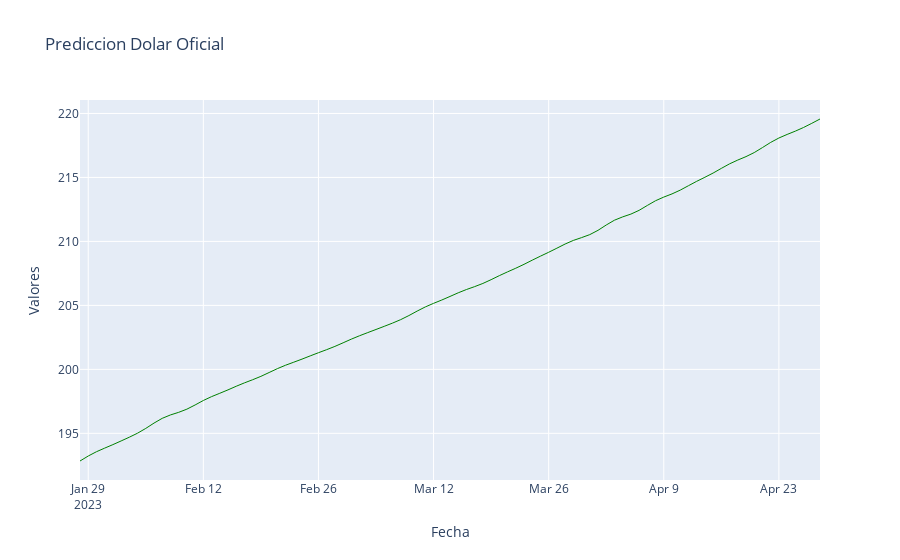

Notebook code for this chart:
### Code cell
import plotly.graph_objs as go
import plotly.offline as pyo

data = []
for i in range(1, len(values_new)):
    if y[i] > y[i-1]:
        color = 'green'
    else:
        color = 'red'
    trace = go.Scatter(x=x[i-1:i+1], y=y[i-1:i+1], mode='lines', line=dict(color=color, width=1), showlegend=False)
    data.append(trace)

layout = go.Layout(title='Prediccion Dolar Oficial', xaxis=dict(title='Fecha'), yaxis=dict(title='Valores'))
fig = go.Figure(data=data, layout=layout)
pyo.iplot(fig)

### Figure 1 — Plotly figure (JSON) as saved in the notebook; plotly's stock layout.template omitted (floating-point values rounded to 4 significant figures)
{"data": [{"line": {"color": "green", "width": 1}, "mode": "lines", "showlegend": false, "type": "scatter", "x": ["2023-01-28", "2023-01-29"], "y": [192.8, 193.2]}, {"line": {"color": "green", "width": 1}, "mode": "lines", "showlegend": false, "type": "scatter", "x": ["2023-01-29", "2023-01-30"], "y": [193.2, 193.6]}, {"line": {"color": "green", "width": 1}, "mode": "lines", "showlegend": false, "type": "scatter", "x": ["2023-01-30", "2023-01-31"], "y": [193.6, 193.8]}, {"line": {"color": "green", "width": 1}, "mode": "lines", "showlegend": false, "type": "scatter", "x": ["2023-01-31", "2023-02-01"], "y": [193.8, 194.1]}, {"line": {"color": "green", "width": 1}, "mode": "lines", "showlegend": false, "type": "scatter", "x": ["2023-02-01", "2023-02-02"], "y": [194.1, 194.4]}, {"line": {"color": "green", "width": 1}, "mode": "lines", "showlegend": false, "type": "scatter", "x": ["2023-02-02", "2023-02-03"], "y": [194.4, 194.7]}, {"line": {"color": "green", "width": 1}, "mode": "lines", "showlegend": false, "type": "scatter", "x": ["2023-02-03", "2023-02-04"], "y": [194.7, 195.0]}, {"line": {"color": "green", "width": 1}, "mode": "lines", "showlegend": false, "type": "scatter", "x": ["2023-02-04", "2023-02-05"], "y": [195.0, 195.4]}, {"line": {"color": "green", "width": 1}, "mode": "lines", "showlegend": false, "type": "scatter", "x": ["2023-02-05", "2023-02-06"], "y": [195.4, 195.8]}, {"line": {"color": "green", "width": 1}, "mode": "lines", "showlegend": false, "type": "scatter", "x": ["2023-02-06", "2023-02-07"], "y": [195.8, 196.2]}, {"line": {"color": "green", "width": 1}, "mode": "lines", "showlegend": false, "type": "scatter", "x": ["2023-02-07", "2023-02-08"], "y": [196.2, 196.4]}, {"line": {"color": "green", "width": 1}, "mode": "lines", "showlegend": false, "type": "scatter", "x": ["2023-02-08", "2023-02-09"], "y": [196.4, 196.6]}, {"line": {"color": "green", "width": 1}, "mode": "lines", "showlegend": false, "type": "scatter", "x": ["2023-02-09", "2023-02-10"], "y": [196.6, 196.9]}, {"line": {"color": "green", "width": 1}, "mode": "lines", "showlegend": false, "type": "scatter", "x": ["2023-02-10", "2023-02-11"], "y": [196.9, 197.2]}, {"line": {"color": "green", "width": 1}, "mode": "lines", "showlegend": false, "type": "scatter", "x": ["2023-02-11", "2023-02-12"], "y": [197.2, 197.6]}, {"line": {"color": "green", "width": 1}, "mode": "lines", "showlegend": false, "type": "scatter", "x": ["2023-02-12", "2023-02-13"], "y": [197.6, 197.9]}, {"line": {"color": "green", "width": 1}, "mode": "lines", "showlegend": false, "type": "scatter", "x": ["2023-02-13", "2023-02-14"], "y": [197.9, 198.1]}, {"line": {"color": "green", "width": 1}, "mode": "lines", "showlegend": false, "type": "scatter", "x": ["2023-02-14", "2023-02-15"], "y": [198.1, 198.4]}, {"line": {"color": "green", "width": 1}, "mode": "lines", "showlegend": false, "type": "scatter", "x": ["2023-02-15", "2023-02-16"], "y": [198.4, 198.7]}, {"line": {"color": "green", "width": 1}, "mode": "lines", "showlegend": false, "type": "scatter", "x": ["2023-02-16", "2023-02-17"], "y": [198.7, 198.9]}, {"line": {"color": "green", "width": 1}, "mode": "lines", "showlegend": false, "type": "scatter", "x": ["2023-02-17", "2023-02-18"], "y": [198.9, 199.2]}, {"line": {"color": "green", "width": 1}, "mode": "lines", "showlegend": false, "type": "scatter", "x": ["2023-02-18", "2023-02-19"], "y": [199.2, 199.5]}, {"line": {"color": "green", "width": 1}, "mode": "lines", "showlegend": false, "type": "scatter", "x": ["2023-02-19", "2023-02-20"], "y": [199.5, 199.8]}, {"line": {"color": "green", "width": 1}, "mode": "lines", "showlegend": false, "type": "scatter", "x": ["2023-02-20", "2023-02-21"], "y": [199.8, 200.1]}, {"line": {"color": "green", "width": 1}, "mode": "lines", "showlegend": false, "type": "scatter", "x": ["2023-02-21", "2023-02-22"], "y": [200.1, 200.3]}, {"line": {"color": "green", "width": 1}, "mode": "lines", "showlegend": false, "type": "scatter", "x": ["2023-02-22", "2023-02-23"], "y": [200.3, 200.6]}, {"line": {"color": "green", "width": 1}, "mode": "lines", "showlegend": false, "type": "scatter", "x": ["2023-02-23", "2023-02-24"], "y": [200.6, 200.8]}, {"line": {"color": "green", "width": 1}, "mode": "lines", "showlegend": false, "type": "scatter", "x": ["2023-02-24", "2023-02-25"], "y": [200.8, 201.1]}, {"line": {"color": "green", "width": 1}, "mode": "lines", "showlegend": false, "type": "scatter", "x": ["2023-02-25", "2023-02-26"], "y": [201.1, 201.3]}, {"line": {"color": "green", "width": 1}, "mode": "lines", "showlegend": false, "type": "scatter", "x": ["2023-02-26", "2023-02-27"], "y": [201.3, 201.5]}, {"line": {"color": "green", "width": 1}, "mode": "lines", "showlegend": false, "type": "scatter", "x": ["2023-02-27", "2023-02-28"], "y": [201.5, 201.8]}, {"line": {"color": "green", "width": 1}, "mode": "lines", "showlegend": false, "type": "scatter", "x": ["2023-02-28", "2023-03-01"], "y": [201.8, 202.1]}, {"line": {"color": "green", "width": 1}, "mode": "lines", "showlegend": false, "type": "scatter", "x": ["2023-03-01", "2023-03-02"], "y": [202.1, 202.4]}, {"line": {"color": "green", "width": 1}, "mode": "lines", "showlegend": false, "type": "scatter", "x": ["2023-03-02", "2023-03-03"], "y": [202.4, 202.6]}, {"line": {"color": "green", "width": 1}, "mode": "lines", "showlegend": false, "type": "scatter", "x": ["2023-03-03", "2023-03-04"], "y": [202.6, 202.9]}, {"line": {"color": "green", "width": 1}, "mode": "lines", "showlegend": false, "type": "scatter", "x": ["2023-03-04", "2023-03-05"], "y": [202.9, 203.1]}, {"line": {"color": "green", "width": 1}, "mode": "lines", "showlegend": false, "type": "scatter", "x": ["2023-03-05", "2023-03-06"], "y": [203.1, 203.4]}, {"line": {"color": "green", "width": 1}, "mode": "lines", "showlegend": false, "type": "scatter", "x": ["2023-03-06", "2023-03-07"], "y": [203.4, 203.6]}, {"line": {"color": "green", "width": 1}, "mode": "lines", "showlegend": false, "type": "scatter", "x": ["2023-03-07", "2023-03-08"], "y": [203.6, 203.9]}, {"line": {"color": "green", "width": 1}, "mode": "lines", "showlegend": false, "type": "scatter", "x": ["2023-03-08", "2023-03-09"], "y": [203.9, 204.2]}, {"line": {"color": "green", "width": 1}, "mode": "lines", "showlegend": false, "type": "scatter", "x": ["2023-03-09", "2023-03-10"], "y": [204.2, 204.6]}, {"line": {"color": "green", "width": 1}, "mode": "lines", "showlegend": false, "type": "scatter", "x": ["2023-03-10", "2023-03-11"], "y": [204.6, 204.9]}, {"line": {"color": "green", "width": 1}, "mode": "lines", "showlegend": false, "type": "scatter", "x": ["2023-03-11", "2023-03-12"], "y": [204.9, 205.2]}, {"line": {"color": "green", "width": 1}, "mode": "lines", "showlegend": false, "type": "scatter", "x": ["2023-03-12", "2023-03-13"], "y": [205.2, 205.4]}, {"line": {"color": "green", "width": 1}, "mode": "lines", "showlegend": false, "type": "scatter", "x": ["2023-03-13", "2023-03-14"], "y": [205.4, 205.7]}, {"line": {"color": "green", "width": 1}, "mode": "lines", "showlegend": false, "type": "scatter", "x": ["2023-03-14", "2023-03-15"], "y": [205.7, 206.0]}, {"line": {"color": "green", "width": 1}, "mode": "lines", "showlegend": false, "type": "scatter", "x": ["2023-03-15", "2023-03-16"], "y": [206.0, 206.2]}, {"line": {"color": "green", "width": 1}, "mode": "lines", "showlegend": false, "type": "scatter", "x": ["2023-03-16", "2023-03-17"], "y": [206.2, 206.5]}, {"line": {"color": "green", "width": 1}, "mode": "lines", "showlegend": false, "type": "scatter", "x": ["2023-03-17", "2023-03-18"], "y": [206.5, 206.7]}, {"line": {"color": "green", "width": 1}, "mode": "lines", "showlegend": false, "type": "scatter", "x": ["2023-03-18", "2023-03-19"], "y": [206.7, 207.0]}, {"line": {"color": "green", "width": 1}, "mode": "lines", "showlegend": false, "type": "scatter", "x": ["2023-03-19", "2023-03-20"], "y": [207.0, 207.3]}, {"line": {"color": "green", "width": 1}, "mode": "lines", "showlegend": false, "type": "scatter", "x": ["2023-03-20", "2023-03-21"], "y": [207.3, 207.6]}, {"line": {"color": "green", "width": 1}, "mode": "lines", "showlegend": false, "type": "scatter", "x": ["2023-03-21", "2023-03-22"], "y": [207.6, 207.9]}, {"line": {"color": "green", "width": 1}, "mode": "lines", "showlegend": false, "type": "scatter", "x": ["2023-03-22", "2023-03-23"], "y": [207.9, 208.2]}, {"line": {"color": "green", "width": 1}, "mode": "lines", "showlegend": false, "type": "scatter", "x": ["2023-03-23", "2023-03-24"], "y": [208.2, 208.5]}, {"line": {"color": "green", "width": 1}, "mode": "lines", "showlegend": false, "type": "scatter", "x": ["2023-03-24", "2023-03-25"], "y": [208.5, 208.8]}, {"line": {"color": "green", "width": 1}, "mode": "lines", "showlegend": false, "type": "scatter", "x": ["2023-03-25", "2023-03-26"], "y": [208.8, 209.2]}, {"line": {"color": "green", "width": 1}, "mode": "lines", "showlegend": false, "type": "scatter", "x": ["2023-03-26", "2023-03-27"], "y": [209.2, 209.5]}, {"line": {"color": "green", "width": 1}, "mode": "lines", "showlegend": false, "type": "scatter", "x": ["2023-03-27", "2023-03-28"], "y": [209.5, 209.8]}, {"line": {"color": "green", "width": 1}, "mode": "lines", "showlegend": false, "type": "scatter", "x": ["2023-03-28", "2023-03-29"], "y": [209.8, 210.1]}, {"line": {"color": "green", "width": 1}, "mode": "lines", "showlegend": false, "type": "scatter", "x": ["2023-03-29", "2023-03-30"], "y": [210.1, 210.3]}, {"line": {"color": "green", "width": 1}, "mode": "lines", "showlegend": false, "type": "scatter", "x": ["2023-03-30", "2023-03-31"], "y": [210.3, 210.5]}, {"line": {"color": "green", "width": 1}, "mode": "lines", "showlegend": false, "type": "scatter", "x": ["2023-03-31", "2023-04-01"], "y": [210.5, 210.9]}, {"line": {"color": "green", "width": 1}, "mode": "lines", "showlegend": false, "type": "scatter", "x": ["2023-04-01", "2023-04-02"], "y": [210.9, 211.3]}, {"line": {"color": "green", "width": 1}, "mode": "lines", "showlegend": false, "type": "scatter", "x": ["2023-04-02", "2023-04-03"], "y": [211.3, 211.7]}, {"line": {"color": "green", "width": 1}, "mode": "lines", "showlegend": false, "type": "scatter", "x": ["2023-04-03", "2023-04-04"], "y": [211.7, 211.9]}, {"line": {"color": "green", "width": 1}, "mode": "lines", "showlegend": false, "type": "scatter", "x": ["2023-04-04", "2023-04-05"], "y": [211.9, 212.1]}, {"line": {"color": "green", "width": 1}, "mode": "lines", "showlegend": false, "type": "scatter", "x": ["2023-04-05", "2023-04-06"], "y": [212.1, 212.4]}, {"line": {"color": "green", "width": 1}, "mode": "lines", "showlegend": false, "type": "scatter", "x": ["2023-04-06", "2023-04-07"], "y": [212.4, 212.8]}, {"line": {"color": "green", "width": 1}, "mode": "lines", "showlegend": false, "type": "scatter", "x": ["2023-04-07", "2023-04-08"], "y": [212.8, 213.2]}, {"line": {"color": "green", "width": 1}, "mode": "lines", "showlegend": false, "type": "scatter", "x": ["2023-04-08", "2023-04-09"], "y": [213.2, 213.5]}, {"line": {"color": "green", "width": 1}, "mode": "lines", "showlegend": false, "type": "scatter", "x": ["2023-04-09", "2023-04-10"], "y": [213.5, 213.7]}, {"line": {"color": "green", "width": 1}, "mode": "lines", "showlegend": false, "type": "scatter", "x": ["2023-04-10", "2023-04-11"], "y": [213.7, 214.0]}, {"line": {"color": "green", "width": 1}, "mode": "lines", "showlegend": false, "type": "scatter", "x": ["2023-04-11", "2023-04-12"], "y": [214.0, 214.4]}, {"line": {"color": "green", "width": 1}, "mode": "lines", "showlegend": false, "type": "scatter", "x": ["2023-04-12", "2023-04-13"], "y": [214.4, 214.7]}, {"line": {"color": "green", "width": 1}, "mode": "lines", "showlegend": false, "type": "scatter", "x": ["2023-04-13", "2023-04-14"], "y": [214.7, 215.0]}, {"line": {"color": "green", "width": 1}, "mode": "lines", "showlegend": false, "type": "scatter", "x": ["2023-04-14", "2023-04-15"], "y": [215.0, 215.3]}, {"line": {"color": "green", "width": 1}, "mode": "lines", "showlegend": false, "type": "scatter", "x": ["2023-04-15", "2023-04-16"], "y": [215.3, 215.7]}, {"line": {"color": "green", "width": 1}, "mode": "lines", "showlegend": false, "type": "scatter", "x": ["2023-04-16", "2023-04-17"], "y": [215.7, 216.1]}, {"line": {"color": "green", "width": 1}, "mode": "lines", "showlegend": false, "type": "scatter", "x": ["2023-04-17", "2023-04-18"], "y": [216.1, 216.4]}, {"line": {"color": "green", "width": 1}, "mode": "lines", "showlegend": false, "type": "scatter", "x": ["2023-04-18", "2023-04-19"], "y": [216.4, 216.6]}, {"line": {"color": "green", "width": 1}, "mode": "lines", "showlegend": false, "type": "scatter", "x": ["2023-04-19", "2023-04-20"], "y": [216.6, 216.9]}, {"line": {"color": "green", "width": 1}, "mode": "lines", "showlegend": false, "type": "scatter", "x": ["2023-04-20", "2023-04-21"], "y": [216.9, 217.3]}, {"line": {"color": "green", "width": 1}, "mode": "lines", "showlegend": false, "type": "scatter", "x": ["2023-04-21", "2023-04-22"], "y": [217.3, 217.7]}, {"line": {"color": "green", "width": 1}, "mode": "lines", "showlegend": false, "type": "scatter", "x": ["2023-04-22", "2023-04-23"], "y": [217.7, 218.1]}, {"line": {"color": "green", "width": 1}, "mode": "lines", "showlegend": false, "type": "scatter", "x": ["2023-04-23", "2023-04-24"], "y": [218.1, 218.4]}, {"line": {"color": "green", "width": 1}, "mode": "lines", "showlegend": false, "type": "scatter", "x": ["2023-04-24", "2023-04-25"], "y": [218.4, 218.6]}, {"line": {"color": "green", "width": 1}, "mode": "lines", "showlegend": false, "type": "scatter", "x": ["2023-04-25", "2023-04-26"], "y": [218.6, 218.9]}, {"line": {"color": "green", "width": 1}, "mode": "lines", "showlegend": false, "type": "scatter", "x": ["2023-04-26", "2023-04-27"], "y": [218.9, 219.2]}, {"line": {"color": "green", "width": 1}, "mode": "lines", "showlegend": false, "type": "scatter", "x": ["2023-04-27", "2023-04-28"], "y": [219.2, 219.6]}], "layout": {"title": {"text": "Prediccion Dolar Oficial"}, "xaxis": {"title": {"text": "Fecha"}}, "yaxis": {"title": {"text": "Valores"}}}}
